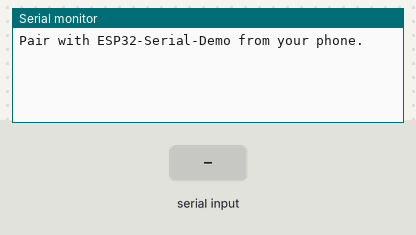
Bench run of a sketch on a simulated ESP32. On the bench: the last lines printed to the serial monitor. The test bench sets the inputs (shaded band). Nothing arrives over Bluetooth unless stated.

Above: at 1.2 s.
1.3 s: "1" received over the second serial link
At 1.9 s:
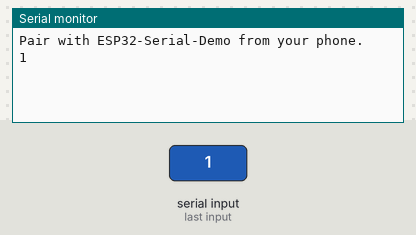
2.8 s: "0" received over the second serial link
At 4.3 s:
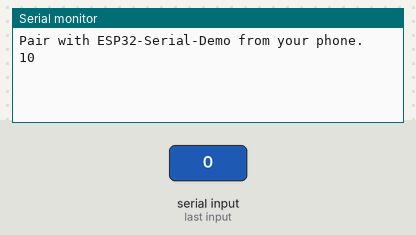

Measured:
- after the input at 1.3 s, the serial monitor: prints a new line at once (image 1)
- after the input at 2.8 s, the serial monitor: prints a new line at once (image 2)

The sketch:

day_61_bluetooth_classic_serial.ino
```cpp
// Day 61: Bluetooth Classic serial bridge for original ESP32-WROOM-32.
#include "BluetoothSerial.h"
BluetoothSerial SerialBT;
void setup(){
  Serial.begin(115200);
  if(!SerialBT.begin("ESP32-Serial-Demo")){
    Serial.println("Bluetooth start failed.");
    while(true) delay(1000);
  }
  Serial.println("Pair with ESP32-Serial-Demo from your phone.");
}
void loop(){
  while(Serial.available()) SerialBT.write(Serial.read());
  while(SerialBT.available()) Serial.write(SerialBT.read());
}
```
